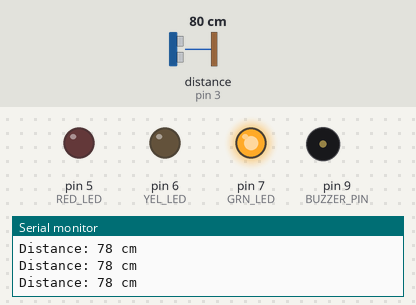
The sketch below on a simulated Arduino Uno, built with avr-gcc and run on an emulated ATmega328P. Shown: output pins drawn as LEDs (lit = HIGH), buzzer (waves = sounding, pin HIGH), the last lines printed to the serial monitor. Wiring (inferred from the names in the program): ultrasonic range finder: trigger pin 2; echo pin 3. Inputs (shaded band) come from the test bench; at power-on: distance to the obstacle (sensor on pin 3) 80 cm. The echo pulse lasts 58.3 µs per cm; pins used as bus, display or sensor lines are not drawn.

Above: at 1.2 s.
1.3 s: distance to the obstacle (sensor on pin 3) set to 30 cm
2.8 s: distance to the obstacle (sensor on pin 3) set to 24 cm
At 2.87 s:
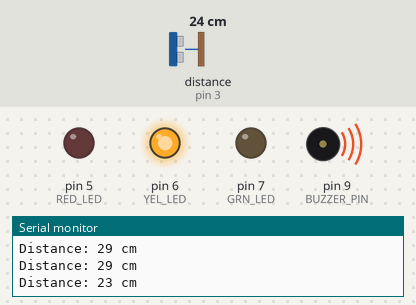
5.8 s: distance to the obstacle (sensor on pin 3) set to 12 cm
8.8 s: distance to the obstacle (sensor on pin 3) set to 9 cm
At 10.0 s:
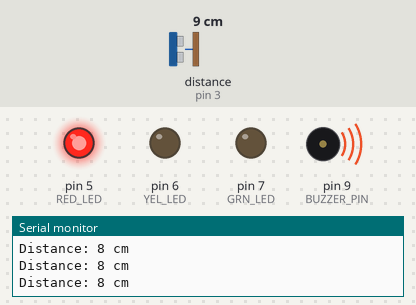
10.3 s: distance to the obstacle (sensor on pin 3) set to 18 cm
At 10.52 s:
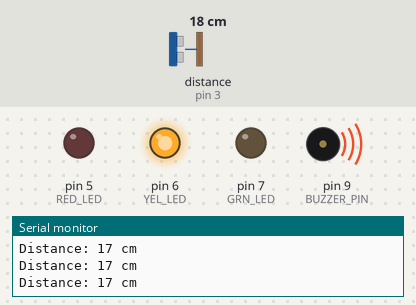
13.3 s: distance to the obstacle (sensor on pin 3) set to 35 cm
At 13.6 s:
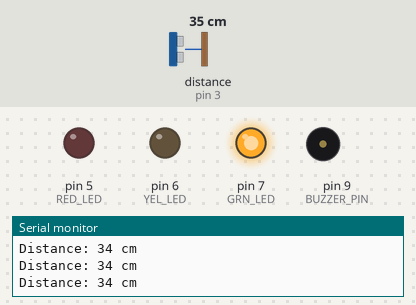
Timing chart, 0 to 15.8 s (numbered marks = the images above; inputs shaded):
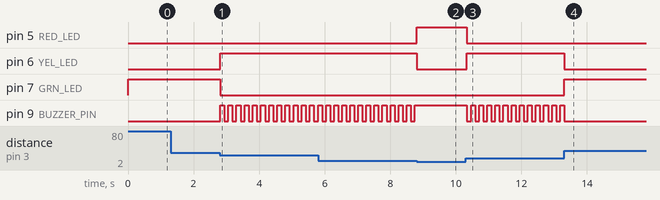

The sketch:

Day-8-Arduino-Sonic-Parking-Sensor.ino
```cpp
  #define TRIG_PIN 2
  #define ECHO_PIN 3
  #define RED_LED 5
  #define YEL_LED 6
  #define GRN_LED 7
  #define BUZZER_PIN 9

  // Variable to help blink the buzzer without freezing the code
  unsigned long lastBlinkTime = 0;
  bool buzzerState = false;

  void setup() {
    pinMode(TRIG_PIN, OUTPUT);
    pinMode(ECHO_PIN, INPUT);
    pinMode(RED_LED, OUTPUT);
    pinMode(YEL_LED, OUTPUT);
    pinMode(GRN_LED, OUTPUT);
    pinMode(BUZZER_PIN, OUTPUT);

    Serial.begin(9600); // Allows you to debug distance in the Serial Monitor
  }

  void loop() {
    // Generate a clean 10-microsecond pulse to trigger the sensor
    digitalWrite(TRIG_PIN, LOW);
    delayMicroseconds(2);
    digitalWrite(TRIG_PIN, HIGH);
    delayMicroseconds(10);
    digitalWrite(TRIG_PIN, LOW);

    // Read the echo bounce time and convert it to centimeters
    long duration = pulseIn(ECHO_PIN, HIGH);
    int distance = duration * 0.034 / 2;

    // Print distance to Serial Monitor for testing
    Serial.print("Distance: ");
    Serial.print(distance);
    Serial.println(" cm");

    // Reset LEDs every loop iteration
    digitalWrite(RED_LED, LOW);
    digitalWrite(YEL_LED, LOW);
    digitalWrite(GRN_LED, LOW);

    // Zone logic
    if (distance > 0 && distance < 10) {
      // CRITICAL ZONE: Solid Red Light + Continuous Alarm
      digitalWrite(RED_LED, HIGH);
      digitalWrite(BUZZER_PIN, HIGH);

    } else if (distance >= 10 && distance <= 25) {
      // WARNING ZONE: Solid Yellow Light + Intermittent Beeping (Non-blocking)
      digitalWrite(YEL_LED, HIGH);

      // Blink the buzzer every 100 milliseconds without using delay()
      if (millis() - lastBlinkTime >= 100) {
        lastBlinkTime = millis();
        buzzerState = !buzzerState;
        digitalWrite(BUZZER_PIN, buzzerState);
      }

    } else {
      // SAFE ZONE: Green Light only, Buzzer off
      digitalWrite(GRN_LED, HIGH);
      digitalWrite(BUZZER_PIN, LOW);
    }

    delay(60); // Small delay to give the ultrasonic sensor time to settle
  }
```

Measured:
- the behaviour switches between 27 and 26 cm on distance to the obstacle (sensor on pin 3) (found by bisection; images 0 and 1)
- the behaviour switches between 11 and 10 cm on distance to the obstacle (sensor on pin 3) (found by bisection; images 1 and 2)
- after the input at 2.8 s, pin 6 (YEL_LED): LOW → HIGH at once; pin 7 (GRN_LED): HIGH → LOW at once; pin 9 (BUZZER_PIN): alternates HIGH for 0.12 s and LOW for 0.12 s, starting at once
- after the input at 8.8 s, pin 5 (RED_LED): LOW → HIGH at once; pin 6 (YEL_LED): HIGH → LOW at once; pin 9 (BUZZER_PIN): stops changing and stays HIGH
- after the input at 10.3 s, pin 5 (RED_LED): HIGH → LOW at once; pin 6 (YEL_LED): LOW → HIGH at once; pin 9 (BUZZER_PIN): alternates HIGH for 0.12 s and LOW for 0.12 s, starting at once
- after the input at 13.3 s, pin 6 (YEL_LED): HIGH → LOW at once; pin 7 (GRN_LED): LOW → HIGH at once; pin 9 (BUZZER_PIN): goes on until 13.3 s, then stays LOW
